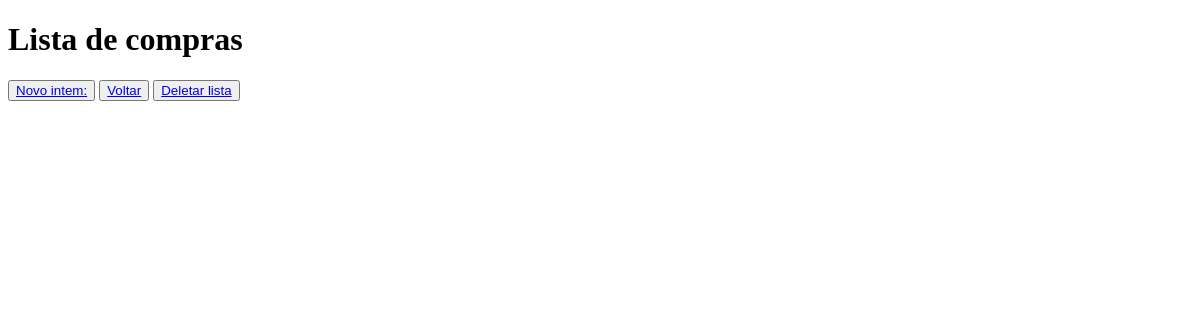
Before: /lista/ with the older database file.
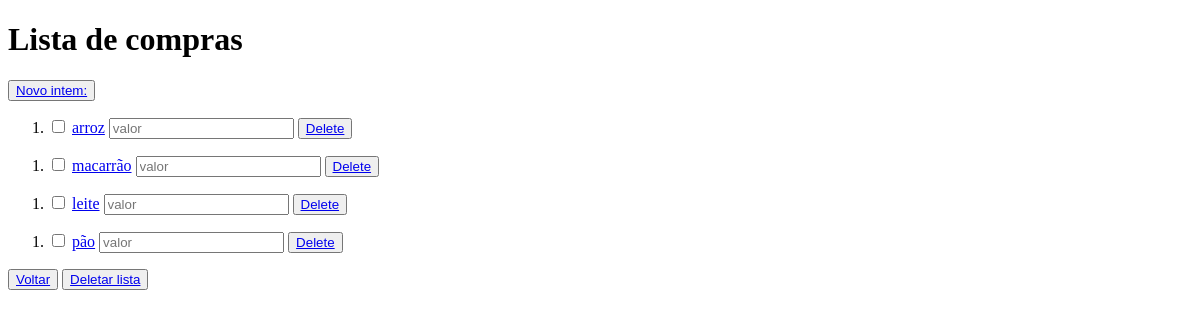
After: the same page with the newer database file.
### app/models.py (models this page shows)
class Cadastro(models.Model):
    produto = models.CharField(max_length=50, verbose_name='Produto')
    class Meta:
        db_table = 'produto'
    def __str__(self):
        return self.produto

### app/views.py (the view)
# urls.py: path('lista/', views.lista, name='lista'),
def lista(request):
    lista = Cadastro.objects.all()
    dados = {'lista': lista}
    return render(request, 'lista.html', dados)

### app/templates/lista.html (shortened to what this page needs)
<!DOCTYPE html>
<html lang="en">
<head>
</head>
<body>
    <h1>Lista de compras</h1>
    <button type="button"><a href="{% url 'cadastro' %}">Novo intem:</a></button>
    {% for lista in lista %}
        <ol>
                <li><input type="checkbox">
                    <a href="{% url 'update_cadastro' lista.id %}">{{lista}}</a>
                    <input type="number" placeholder="valor">
                    <button type="button"><a href="{% url 'delete_cadastro' lista.id%}">Delete</a></button
                </li>
        </ol>
    {%endfor%}
<button type="button"><a href="{% url 'inicio' %}">Voltar</a></button>
<button type="button"><a href="{% url 'delete_all' %}">Deletar lista</a></button>
</body>
</html>

Changed rows visible on the page:
added Cadastro: produto "arroz"
added Cadastro: produto "macarrão"
added Cadastro: produto "leite"
added Cadastro: produto "pão"
